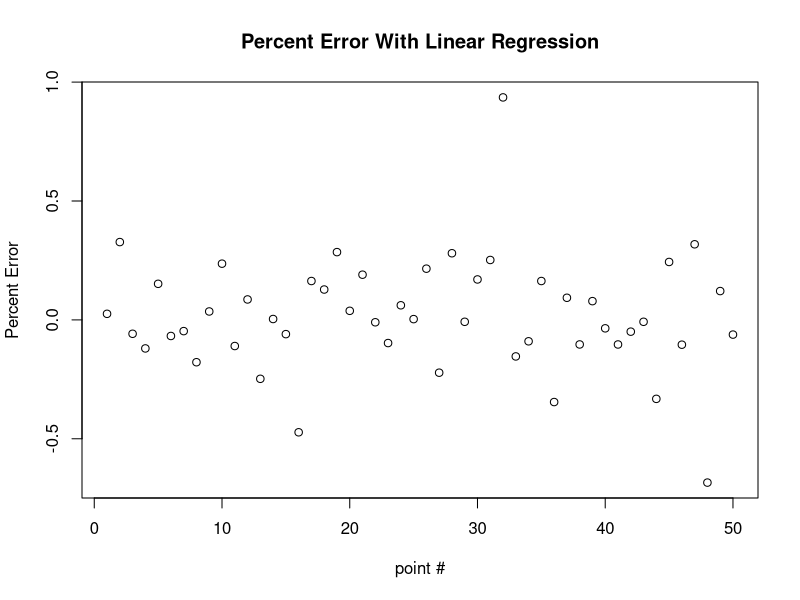
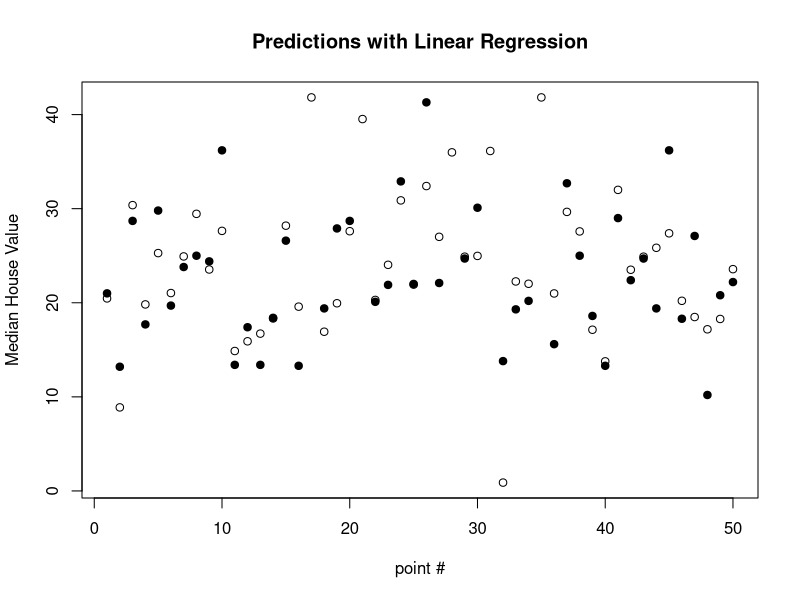
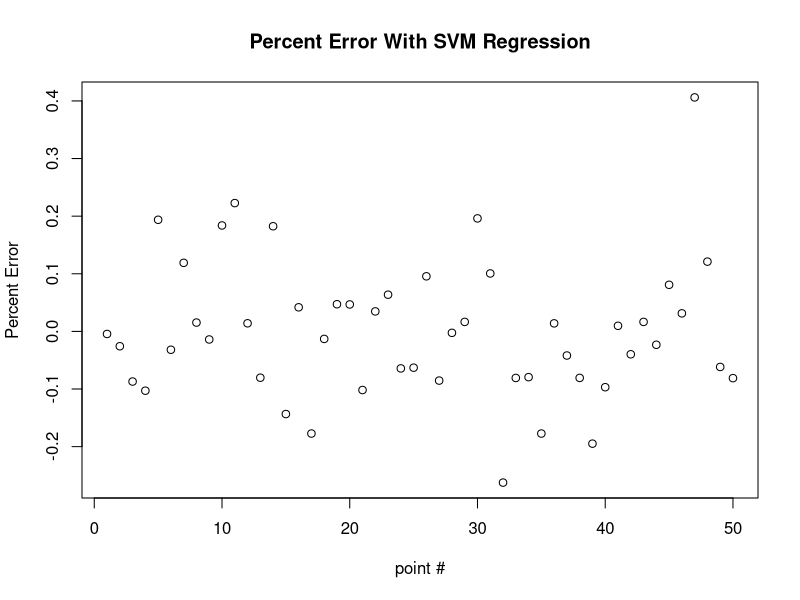
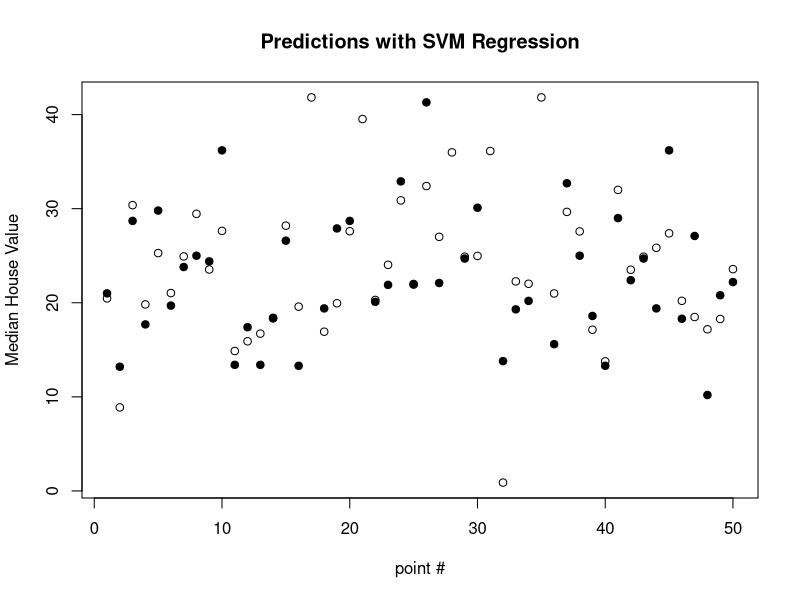

Source code (R) for these figures, in order:
# 
# headers = c("CRIM", "ZN", "INDUS", "CHAS", "NOX", "RM", "AGE",
#             "DIS", "RAD", "TAX", "PTRATIO", "B", "LSTAT", "MEDV")
library(MASS)
bdf = as.data.frame(Boston)
summary(bdf)
bdf$chas = as.factor(bdf$chas)
# set up seperate training and test datasets
test.ids = sample(seq(1:nrow(bdf)), size = 50, replace = TRUE)
test.df = bdf[test.ids, ]
trng.df = bdf[-test.ids, ]
# Try the simple linear regression to get a baseline result.
fit.lm = lm(medv ~.,  data = trng.df)
yp = predict.lm(fit.lm,test.df)
err = test.df$medv - yp
pct_err = err/test.df$medv
x = seq(1:50)
plot(x, pct_err, main = "Percent Error With Linear Regression", xlab = "point #", ylab = "Percent Error")
mean.pct.err.lm = mean(pct_err)
plot(x, yp, main = "Predictions with Linear Regression",
     xlab = "point #", ylab = "Median House Value")
points(x, test.df$medv, pch = 19)

mean.pct.err.lm = mean(pct_err)

# Lets see how support vector regression does on the same problem
library(e1071)
fit.e1071 = tune(svm, medv~., data = trng.df, 
                 ranges = list(epsilon = seq(0,1,0.1), cost = 2^(2:9)))
#get the best model
best.model = fit.e1071$best.model
yp.svm = predict(best.model, test.df)
err.svm = test.df$medv - yp.svm
pct_err.svm = err.svm/test.df$medv

x = seq(1:50)
plot(x, pct_err.svm, main = "Percent Error With SVM Regression", xlab = "point #", ylab = "Percent Error")
mean.pct.err.svm = mean(pct_err.svm)

plot(x, yp, main = "Predictions with SVM Regression",
     xlab = "point #", ylab = "Median House Value")
points(x, test.df$medv, pch = 19)


